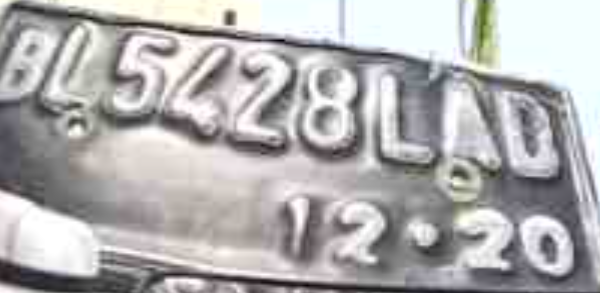
#> input picture OCR/number_BL.png, 600 x 293 px
$ python OCR.py
#> lines starting #> are read from the running program, lines starting #| are printed output that depends on the picture; after the words box and inside, x2 and y2 are one past the last pixel; in counts of white or black regions, pixels touching at a corner belong together
import cv2
import pytesseract

pytesseract.pytesseract.tesseract_cmd = r"C:\Program Files (x86)\Tesseract-OCR\tesseract.exe"

image = cv2.imread('number_BL.png', 0)
#> image: shape (293, 600); min 0, max 255, mean 176.5
thresh = cv2.threshold(image, 0, 255, cv2.THRESH_BINARY_INV + cv2.THRESH_OTSU)[1]
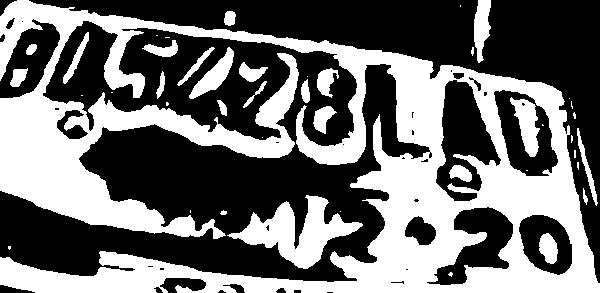
#> thresh: shape (293, 600); 43% white; 44 white regions (20 under 20 px), largest, box (x1, y1, x2, y2) and area: (0, 0, 600, 293) 64988, (227, 195, 363, 269) 3989, (510, 97, 540, 157) 947

#> (the run stopped early here; a loop or call above may not have finished)

$ run again, with OCR/number3.png copied over OCR/number_BL.png
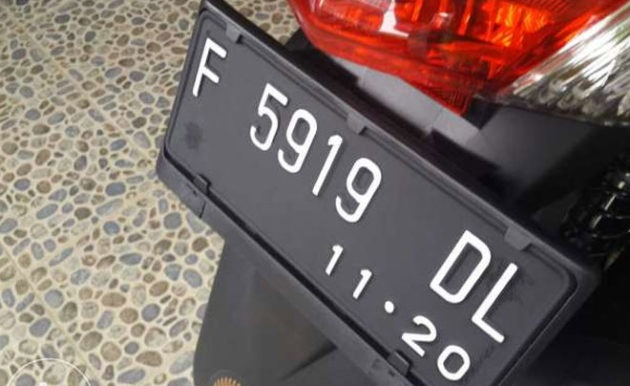
#> input picture OCR/number3.png, 630 x 386 px
#> `image = cv2.imread('number_BL.png', 0)`:
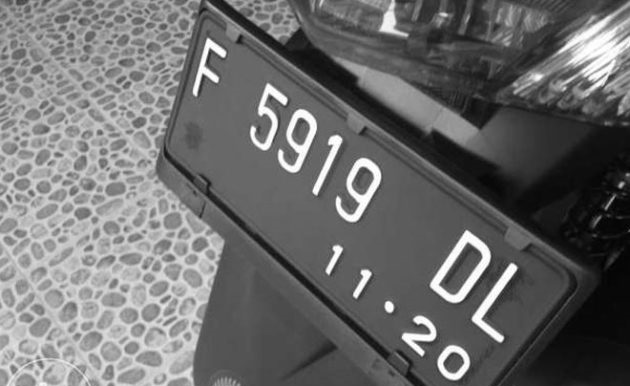
#> image: shape (386, 630); min 0, max 255, mean 108.7
#> `thresh = cv2.threshold(image, 0, 255, cv2.THRESH_BINARY_INV + cv2.THRE..`:
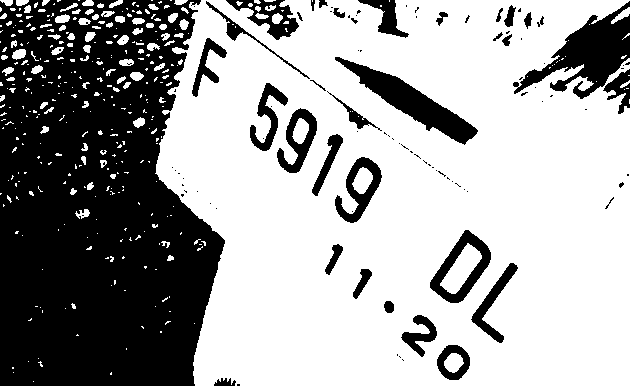
#> thresh: shape (386, 630); 63.6% white; 106 black regions (71 under 20 px), largest, box (x1, y1, x2, y2) and area: (0, 0, 225, 386) 68135, (513, 1, 630, 99) 4409, (335, 57, 478, 145) 3235
